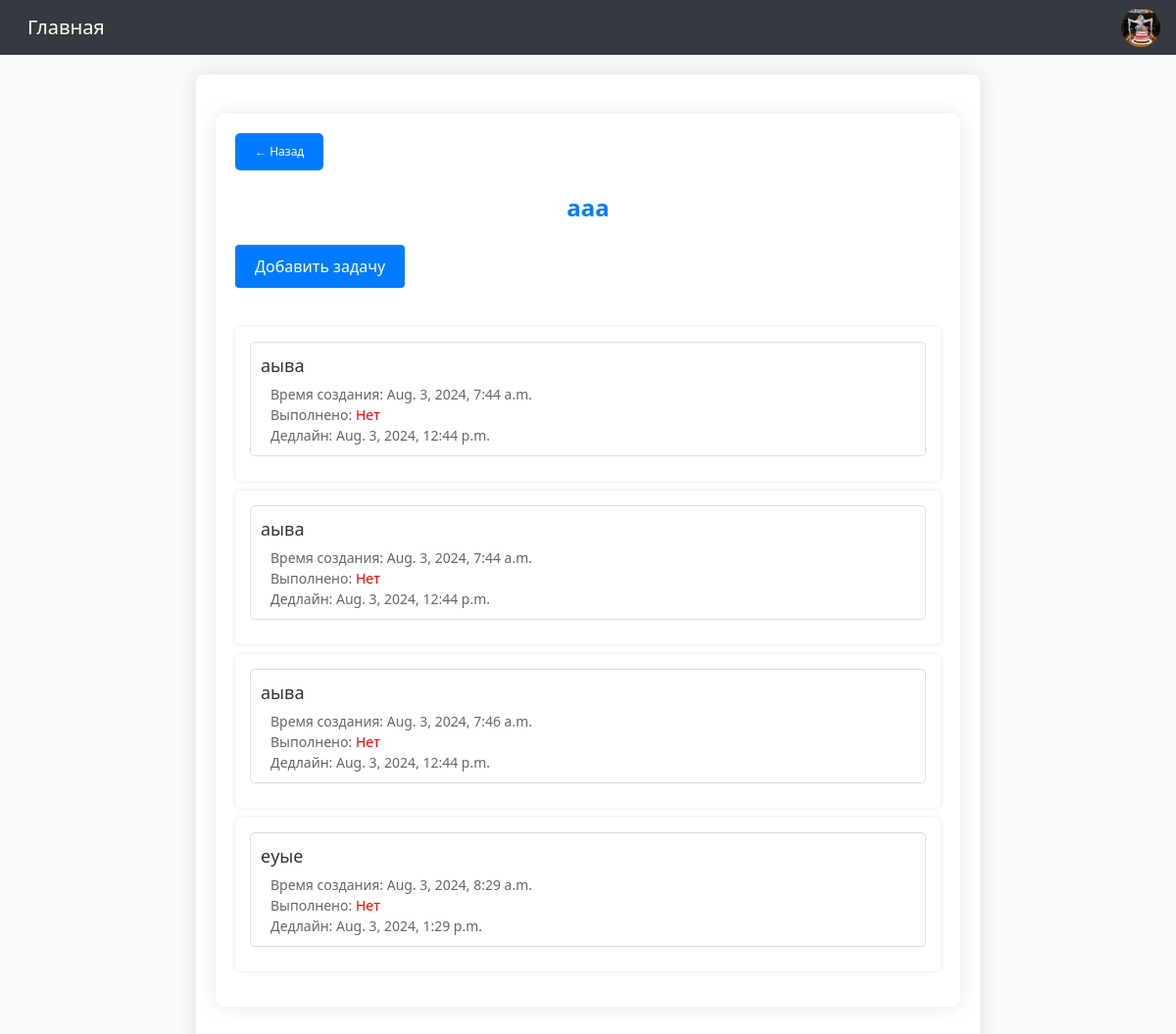
The page /project/22/tasks/ on the database its author committed.
### users_app/models.py (models this page shows, shortened)
class CustomUser(AbstractUser):
    bio = models.TextField(blank=True)
    avatar = models.ImageField(upload_to='avatars/', blank=True, null=True)
    location = models.CharField(max_length=255, blank=True)
    birth_date = models.DateField(null=True, blank=True)
    groups = models.ManyToManyField(
        'auth.Group',
        related_name='custom_user_set',
        blank=True,
        help_text='The groups this user belongs to. A user will get all permissions granted to each of their groups.',
        verbose_name='groups'
    )
    user_permissions = models.ManyToManyField(
        'auth.Permission',
        related_name='custom_user_set',
        blank=True,
        help_text='Specific permissions for this user.',
        verbose_name='user permissions'
    )
    class Meta:
        verbose_name = 'Пользователь'
        verbose_name_plural = 'Пользователи'

### project_app/models.py (models this page shows, shortened)
class Project(models.Model):
    name = models.CharField(max_length=255)
    description = models.TextField(blank=True)
    created_at = models.DateTimeField(auto_now_add=True)
    updated_at = models.DateTimeField(auto_now=True)
    author = models.ForeignKey(CustomUser, on_delete=CASCADE, related_name='projects', default=1)

### task_app/models.py (models this page shows, shortened)
class Task(models.Model):
    author = models.ForeignKey(settings.AUTH_USER_MODEL, on_delete=models.CASCADE)
    title = models.CharField(max_length=255)
    created_at = models.DateTimeField(auto_now_add=True)
    completed = models.BooleanField(default=False)
    due_date = models.DateTimeField(null=True, blank=True)
    project = models.ForeignKey(Project, on_delete=CASCADE, related_name='tasks', null=True, blank=True)
    tags = models.ManyToManyField(Tag, related_name='tasks')

### task_app/views.py (the view)
# urls.py: path('project/<int:project_id>/tasks/', TasksTemplateView.as_view(), name='tasks_template'),
class TasksTemplateView(TemplateView):
    template_name = 'tasks.html'
    def get_context_data(self, **kwargs):
        context = super().get_context_data(**kwargs)
        project_id = self.kwargs['project_id']
        project = get_object_or_404(Project, id=project_id)
        user_pk = project.author.pk
        user = get_object_or_404(CustomUser, pk=user_pk)
        context['tasks'] = Task.objects.filter(project=project, author=user)
        context['project_title'] = project.name
        context['project_id'] = project_id
        context['user'] = user
        context['project'] = project
        return context

### task_app/templates/tasks.html (shortened to what this page needs)
{% extends 'base.html' %}
{% load static %}
{% block content %}
    <div class="container">
        <a href="{% url 'project_template' user_pk=user.pk %}" class="back-button">Назад</a>
        <div class="project-title">{{ project_title }}</div>
        <a href="{% url 'add_task' project_id=project_id %}" class="add-task-btn">Добавить задачу</a>
        <ul class="task-list">
            {% for task in tasks %}
                <li class="task">
                    <a href="{% url 'edit_task' project_id=task.project.id pk=task.id %}">
                        <div class="task-title">{{ task.title }}</div>
                        <div class="task-details">
                            Время создания: {{ task.created_at }} <br>
                            Выполнено:
                            {% if task.completed %}
                                <span class="completed">Да</span>
                            {% else %}
                                <span class="not-completed">Нет</span>
                            {% endif %}
                            <br>
                            Дедлайн: {{ task.due_date }}
                        </div>
                    </a>
                </li>
            {% endfor %}
        </ul>
    </div>
{% endblock %}

### project_app/templates/base.html (shortened to what this page needs)
{% load static %}
<!DOCTYPE html>
<html lang="en">
<head>
    <link rel="stylesheet">
    <link rel="stylesheet" href="https://maxcdn.bootstrapcdn.com/bootstrap/4.0.0/css/bootstrap.min.css">
    <link rel="stylesheet" href="{% static 'css/register.css' %}">
    <link rel="stylesheet" href="{% static 'css/tasks.css' %}">
    <link rel="stylesheet" href="{% static 'css/edit_task.css' %}">
    <link rel="stylesheet" href="{% static 'css/add_task.css' %}">
    <link rel="stylesheet" href="{% static 'css/style.css' %}">
    <link rel="stylesheet" href="{% static 'css/base.css' %}">
    <link rel="stylesheet" href="{% static 'css/profile.css' %}">
</head>
<body>
    <nav class="navbar navbar-expand-lg navbar-light bg-light">
        <a class="navbar-brand" href="/">Главная</a>
        <div class="collapse navbar-collapse justify-content-end">
            <div class="profile-menu">
                {% if user.is_authenticated %}
                    <img src="{% if user.avatar %}{{ user.avatar.url }}{% else %}{% static 'images/default-avatar.png' %}{% endif %}" alt="User Avatar" class="rounded-circle" width="40" height="40">
                {% else %}
                    <a class="navbar-brand" href="{% url 'login' %}">Войти</a>
                    <a class="navbar-brand" href="{% url 'registration_template' %}">Зарегистрироваться</a>
                {% endif %}
            </div>
        </div>
    </nav>
    <div class="container">
        {% block content %}
        {% endblock %}
    </div>
</body>
</html>
</html>

### static/css/register.css (style rules this page uses)
* { margin: 0; padding: 0; box-sizing: border-box; }
body { font-family: 'Segoe UI', Tahoma, Geneva, Verdana, sans-serif; background-color: #f8f9fa; }
.container { max-width: 800px; margin: 20px auto; padding: 20px; background-color: #ffffff; border-radius: 8px; box-shadow: 0 0 20px rgba(0, 0, 0, 0.1); }

### static/css/tasks.css (style rules this page uses)
* { margin: 0; padding: 0; box-sizing: border-box; }
body { font-family: 'Segoe UI', Tahoma, Geneva, Verdana, sans-serif; background-color: #f8f9fa; }
.container { max-width: 800px; margin: 20px auto; padding: 20px; background-color: #ffffff; border-radius: 8px; box-shadow: 0 0 20px rgba(0, 0, 0, 0.1); }
.project-title { color: #007bff; text-align: center; margin-bottom: 20px; font-size: 24px; font-weight: bold; }
.add-task-btn { display: inline-block; background-color: #007bff; color: #ffffff; border: none; padding: 10px 20px; border-radius: 4px; cursor: pointer; font-size: 16px; transition: background-color 0.3s ease; text-align: center; text-decoration: none; margin-bottom: 20px; }
.task-list { list-style-type: none; padding: 0; }
.task { background-color: #fff; margin-bottom: 10px; padding: 15px; border-radius: 5px; box-shadow: 0 0 5px rgba(0, 0, 0, 0.1); display: flex; flex-direction: column; }
.task-title { font-size: 18px; margin-bottom: 5px; color: #333; }
.task-details { font-size: 14px; color: #666; margin-left: 10px; }
.not-completed { color: red; }
.back-button { display: inline-block; margin-bottom: 20px; padding: 10px 20px; font-size: 12px; color: #fff; background-color: #007bff; border: none; border-radius: 5px; text-decoration: none; }
.back-button::before { content: '← '; }
.task-list a { display: block; text-decoration: none; color: inherit; padding: 10px; border: 1px solid #ddd; border-radius: 5px; margin-bottom: 10px; transition: background-color 0.3s; }

### static/css/edit_task.css (style rules this page uses)
* { margin: 0; padding: 0; box-sizing: border-box; }
body { font-family: 'Segoe UI', Tahoma, Geneva, Verdana, sans-serif; background-color: #f8f9fa; }
.container { max-width: 800px; margin: 20px auto; padding: 20px; background-color: #ffffff; border-radius: 8px; box-shadow: 0 0 20px rgba(0, 0, 0, 0.1); }
.project-title { color: #007bff; text-align: center; margin-bottom: 20px; font-size: 24px; font-weight: bold; }
.add-task-btn { display: inline-block; background-color: #007bff; color: #ffffff; border: none; padding: 10px 20px; border-radius: 4px; cursor: pointer; font-size: 16px; transition: background-color 0.3s ease; text-align: center; text-decoration: none; margin-bottom: 20px; }
.back-button { display: inline-block; margin-bottom: 20px; padding: 10px 20px; font-size: 12px; color: #fff; background-color: #007bff; border: none; border-radius: 5px; text-decoration: none; }
.back-button::before { content: '← '; }

### static/css/add_task.css (style rules this page uses)
* { margin: 0; padding: 0; box-sizing: border-box; }
body { font-family: 'Segoe UI', Tahoma, Geneva, Verdana, sans-serif; background-color: #f8f9fa; }
.container { max-width: 800px; margin: 20px auto; padding: 20px; background-color: #ffffff; border-radius: 8px; box-shadow: 0 0 20px rgba(0, 0, 0, 0.1); }

### static/css/style.css (style rules this page uses)
* { margin: 0; padding: 0; box-sizing: border-box; }
body { font-family: 'Segoe UI', Tahoma, Geneva, Verdana, sans-serif; background-color: #f8f9fa; }
.container { max-width: 800px; margin: 20px auto; padding: 20px; background-color: #ffffff; border-radius: 8px; box-shadow: 0 0 20px rgba(0, 0, 0, 0.1); }
ul { list-style-type: none; padding: 0; margin-top: 20px; }
li { margin-bottom: 10px; }
a { color: #007bff; text-decoration: none; transition: color 0.3s; display: inline-block; padding: 8px 12px; border-radius: 4px; }

### static/css/base.css (style rules this page uses)
* { margin: 0; padding: 0; box-sizing: border-box; }
body { font-family: 'Segoe UI', Tahoma, Geneva, Verdana, sans-serif; background-color: #f8f9fa; }
.container { max-width: 800px; margin: 20px auto; padding: 20px; background-color: #ffffff; border-radius: 8px; box-shadow: 0 0 20px rgba(0, 0, 0, 0.1); }
.navbar { background-color: #343a40 !important; }
.navbar .navbar-brand { color: #ffffff !important; }
.navbar .profile-menu { position: relative; display: inline-block; }
.navbar .profile-menu img { cursor: pointer; border-radius: 50%; }

### static/css/profile.css (style rules this page uses)
* { margin: 0; padding: 0; box-sizing: border-box; }
body { font-family: 'Segoe UI', Tahoma, Geneva, Verdana, sans-serif; background-color: #f8f9fa; }

### rows shown on the page
CustomUser: avatar (picture)
Project: name "ааа"
Task: title "аыва", created_at "Aug. 3, 2024, 7:44 a.m.", completed "Нет", due_date "Aug. 3, 2024, 12:44 p.m."
Task: title "аыва", created_at "Aug. 3, 2024, 7:44 a.m.", completed "Нет", due_date "Aug. 3, 2024, 12:44 p.m."
Task: title "аыва", created_at "Aug. 3, 2024, 7:46 a.m.", completed "Нет", due_date "Aug. 3, 2024, 12:44 p.m."
Task: title "еуые", created_at "Aug. 3, 2024, 8:29 a.m.", completed "Нет", due_date "Aug. 3, 2024, 1:29 p.m."
